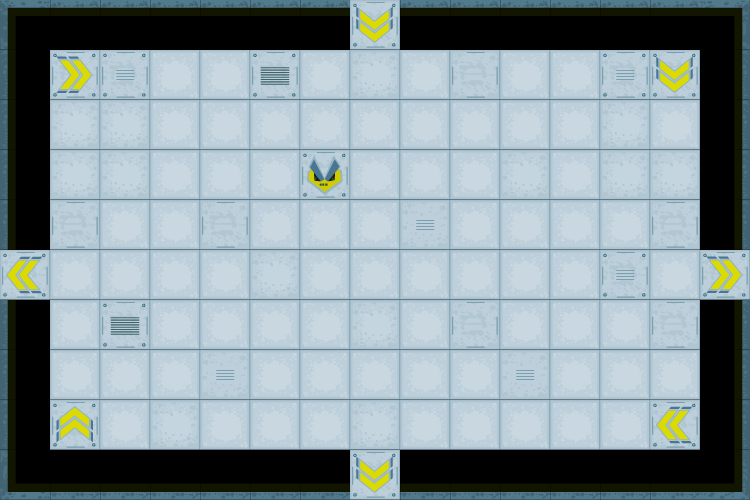

Rendered tile map (Tiled .tmx) drawn with the repository's tilesets; below, a short description and the full map source, tile grids included:
An orthogonal 15x10 tile map with 50x50 px tiles, 1 tile layer (Tile Layer 1).

<map version="1.0" orientation="orthogonal" width="15" height="10" tilewidth="50" tileheight="50">
 <tileset firstgid="1" name="concrete" tilewidth="50" tileheight="50">
  <image source="sheet.png" width="256" height="256" />
 </tileset>
 <layer name="Tile Layer 1" width="15" height="10">
  <data>
   <tile gid="13" />
   <tile gid="20" />
   <tile gid="20" />
   <tile gid="20" />
   <tile gid="20" />
   <tile gid="20" />
   <tile gid="20" />
   <tile gid="12" />
   <tile gid="20" />
   <tile gid="20" />
   <tile gid="20" />
   <tile gid="20" />
   <tile gid="20" />
   <tile gid="20" />
   <tile gid="16" />
   <tile gid="17" />
   <tile gid="11" />
   <tile gid="6" />
   <tile gid="1" />
   <tile gid="1" />
   <tile gid="7" />
   <tile gid="1" />
   <tile gid="2" />
   <tile gid="1" />
   <tile gid="4" />
   <tile gid="1" />
   <tile gid="1" />
   <tile gid="6" />
   <tile gid="12" />
   <tile gid="19" />
   <tile gid="17" />
   <tile gid="2" />
   <tile gid="2" />
   <tile gid="1" />
   <tile gid="1" />
   <tile gid="1" />
   <tile gid="1" />
   <tile gid="1" />
   <tile gid="1" />
   <tile gid="1" />
   <tile gid="1" />
   <tile gid="1" />
   <tile gid="2" />
   <tile gid="1" />
   <tile gid="19" />
   <tile gid="17" />
   <tile gid="2" />
   <tile gid="2" />
   <tile gid="1" />
   <tile gid="1" />
   <tile gid="1" />
   <tile gid="8" />
   <tile gid="1" />
   <tile gid="1" />
   <tile gid="1" />
   <tile gid="2" />
   <tile gid="1" />
   <tile gid="2" />
   <tile gid="2" />
   <tile gid="19" />
   <tile gid="17" />
   <tile gid="4" />
   <tile gid="1" />
   <tile gid="1" />
   <tile gid="4" />
   <tile gid="1" />
   <tile gid="1" />
   <tile gid="1" />
   <tile gid="3" />
   <tile gid="1" />
   <tile gid="1" />
   <tile gid="1" />
   <tile gid="1" />
   <tile gid="4" />
   <tile gid="19" />
   <tile gid="9" />
   <tile gid="1" />
   <tile gid="1" />
   <tile gid="1" />
   <tile gid="1" />
   <tile gid="2" />
   <tile gid="1" />
   <tile gid="1" />
   <tile gid="1" />
   <tile gid="1" />
   <tile gid="1" />
   <tile gid="1" />
   <tile gid="6" />
   <tile gid="1" />
   <tile gid="11" />
   <tile gid="17" />
   <tile gid="1" />
   <tile gid="7" />
   <tile gid="1" />
   <tile gid="1" />
   <tile gid="1" />
   <tile gid="1" />
   <tile gid="2" />
   <tile gid="1" />
   <tile gid="4" />
   <tile gid="1" />
   <tile gid="1" />
   <tile gid="1" />
   <tile gid="4" />
   <tile gid="19" />
   <tile gid="17" />
   <tile gid="1" />
   <tile gid="1" />
   <tile gid="1" />
   <tile gid="3" />
   <tile gid="1" />
   <tile gid="1" />
   <tile gid="1" />
   <tile gid="1" />
   <tile gid="1" />
   <tile gid="3" />
   <tile gid="1" />
   <tile gid="1" />
   <tile gid="1" />
   <tile gid="19" />
   <tile gid="17" />
   <tile gid="10" />
   <tile gid="1" />
   <tile gid="2" />
   <tile gid="1" />
   <tile gid="1" />
   <tile gid="1" />
   <tile gid="2" />
   <tile gid="1" />
   <tile gid="1" />
   <tile gid="1" />
   <tile gid="1" />
   <tile gid="1" />
   <tile gid="9" />
   <tile gid="19" />
   <tile gid="14" />
   <tile gid="18" />
   <tile gid="18" />
   <tile gid="18" />
   <tile gid="18" />
   <tile gid="18" />
   <tile gid="18" />
   <tile gid="12" />
   <tile gid="18" />
   <tile gid="18" />
   <tile gid="18" />
   <tile gid="18" />
   <tile gid="18" />
   <tile gid="18" />
   <tile gid="15" />
  </data>
 </layer>
</map>